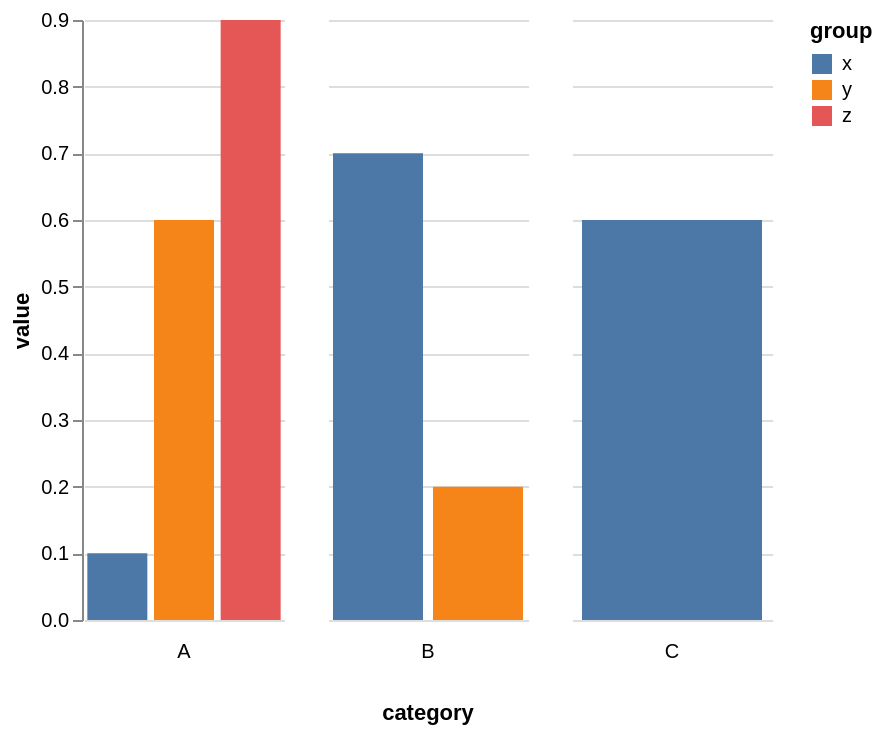

Here is the Vega-Lite specification saved for this chart:
### Vega-Lite specification from a JSON file in a GitHub repository (floating-point values rounded to 4 significant figures)
{"$schema": "https://vega.github.io/schema/vega-lite/v5.json", "data": {"values": [{"category": "A", "group": "x", "value": 0.1}, {"category": "A", "group": "y", "value": 0.6}, {"category": "A", "group": "z", "value": 0.9}, {"category": "B", "group": "x", "value": 0.7}, {"category": "B", "group": "y", "value": 0.2}, {"category": "C", "group": "x", "value": 0.6}]}, "config": {"view": {"stroke": "transparent"}}, "resolve": {"scale": {"x": "independent"}}, "facet": {"column": {"field": "category", "header": {"orient": "bottom"}}}, "spec": {"width": 100, "mark": "bar", "encoding": {"y": {"field": "value", "type": "quantitative"}, "x": {"field": "group", "axis": null}, "color": {"field": "group"}}}}
